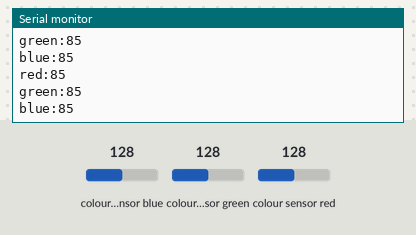
Recording of a sketch running on a simulated Arduino Uno, built with avr-gcc and run on an emulated ATmega328P. Parts: the last lines printed to the serial monitor. Inputs (shaded band) come from the test bench; at power-on: colour sensor blue 128, colour sensor green 128, colour sensor red 128.

Above: at 1.9 s.
2.0 s: colour sensor blue set to 5
At 3.0 s:
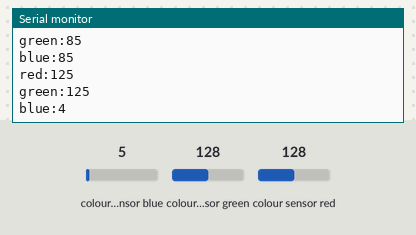
3.5 s: colour sensor green set to 5
At 4.7 s:
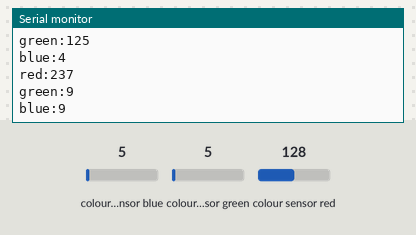
5.0 s: colour sensor red set to 5
At 6.2 s:
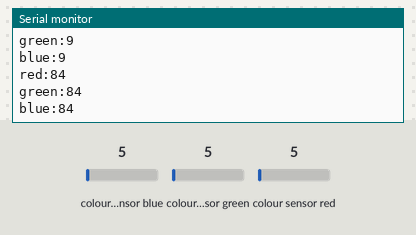
Timing chart, 0 to 8.0 s (numbered marks = the images above; inputs shaded):
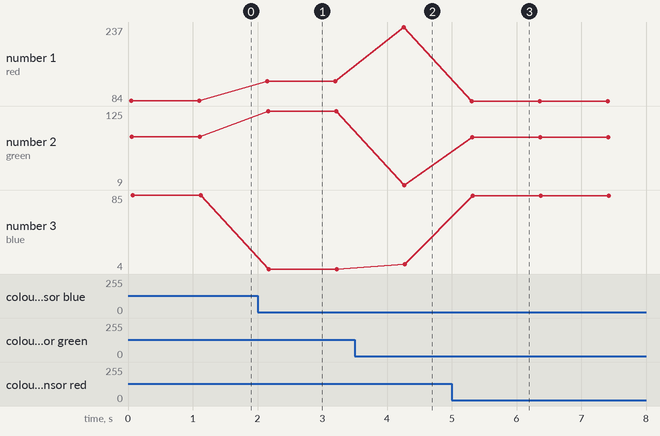

The sketch:

2.ino
```cpp
#include <Adafruit_TCS34725.h>
#include <Wire.h>
Adafruit_TCS34725 tcs = Adafruit_TCS34725(TCS34725_INTEGRATIONTIME_50MS,TCS34725_GAIN_4X);
void setup() {
  // put your setup code here, to run once:

  Serial.begin(9600);
  if (tcs.begin())
  {
    Serial.println("Found sensor");
  }
  else
  {
    Serial.println("No TCS34725 found ... check your connections");

  }
  tcs.setInterrupt(true);
}

void loop() {
  // put your main code here, to run repeatedly:
  uint16_t clear, red, green, blue;
  tcs.getRawData(&red, &green, &blue, &clear);
  uint32_t sum = clear;
  float r, g, b;
  r = red; r /= sum;
  g = green; g /= sum;
  b = blue; b /= sum;
  r *= 256; g *= 256; b *= 256;
  Serial.print("red:"); Serial.println((int)r);
  Serial.print("green:"); Serial.println((int)g);
  Serial.print("blue:"); Serial.println((int)b);
  delay(1000);
}
```

Measured:
- after the input at 2.0 s, the serial monitor: prints a new line after 0.15 s (image 1)
- after the input at 3.5 s, the serial monitor: prints a new line after 0.76 s (image 2)
- after the input at 5.0 s, the serial monitor: prints a new line after 0.31 s (image 3)
- plotted number 1: 85 → 125 after the input at 2.0 s, 125 → 237 after the input at 3.5 s, 237 → 84 after the input at 5.0 s
- plotted number 2: 85 → 125 after the input at 2.0 s, 125 → 9 after the input at 3.5 s, 9 → 84 after the input at 5.0 s
- plotted number 3: 85 → 4 after the input at 2.0 s, 4 → 9 after the input at 3.5 s, 9 → 84 after the input at 5.0 s
